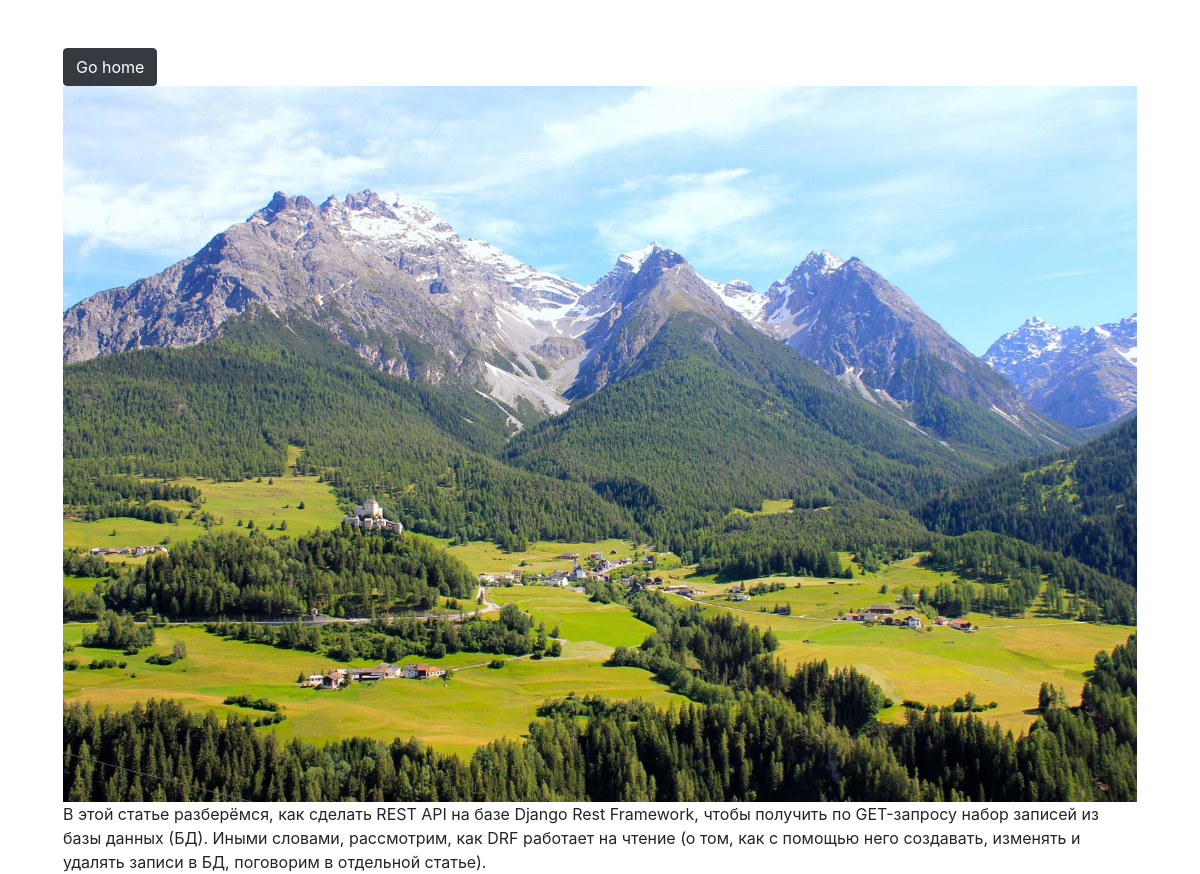
Screenshot of /photo/4 with the database file from the repository.
### photo/models.py (models this page shows, shortened)
class Photo(models.Model):
    category = models.ForeignKey(Category, on_delete=models.SET_NULL, null=True)
    image = models.ImageField(upload_to='photos/%Y/%m/%d/',null=False, blank=False)
    description = models.TextField()

### photo/views.py (the view)
# urls.py: path('photo/<int:pk>', views.view_photo, name='view-photo'),
def view_photo(requests, pk):
    photo = Photo.objects.get(pk=pk)
    context = {'photo': photo}
    return render(requests, 'photos/photo.html', context)

### photo/templates/photos/photo.html (shortened to what this page needs)
{% extends "photos/base.html" %}
{% block content %}
<div class="container">
    <div class="row justify-content-center">
        <div class="col">
            <a href="{% url 'gallery' %}" class="btn btn-dark my-">Go home</a>
            <div style="height:90vh">
                <img style="max-width:100%;max-height:100%;" src="{{photo.image.url}}">
                <p>{{photo.description}}</p>
            </div>
        </div>
    </div>
</div>
{% endblock content%}

### rows the page displays
Photo: image (picture), description "В этой статье разберёмся, как сделать REST API на базе Django Rest Framework, чтобы получить по GET-запросу набор записей из базы данных (БД). Иными словами, рассмотрим, как DRF работает на чтение (о том, как с помощью него создавать, изменять и удалять записи в БД, поговорим в отдельной статье)."
